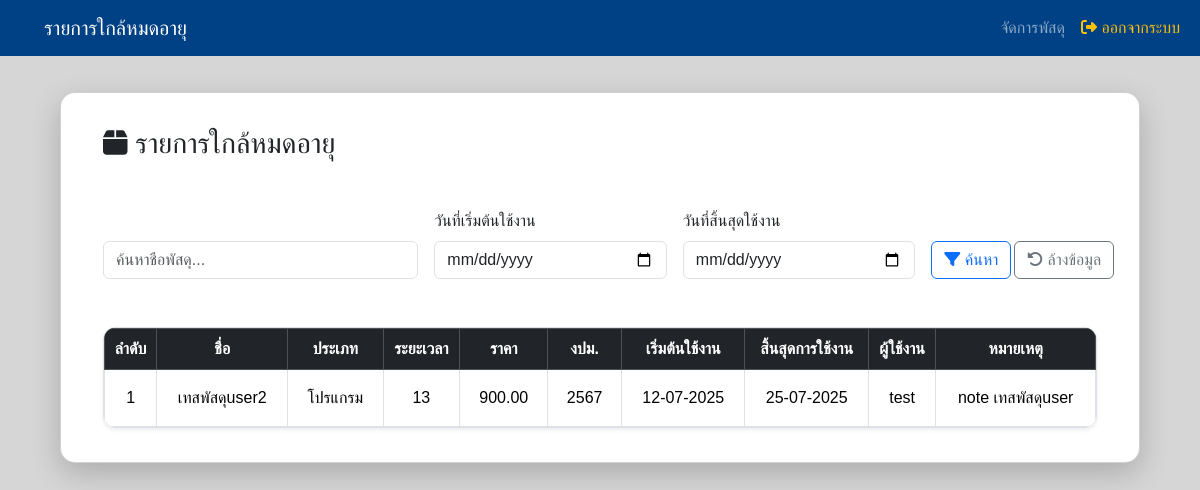
The page /expiring_result.php (signed in) on the database its author committed.
### tables this page shows
CREATE TABLE `parcels` (
  `id` int(11) NOT NULL,
  `item_name` varchar(255) NOT NULL,
  `category` varchar(100) NOT NULL,
  `usage_duration` int(11) NOT NULL,
  `price` decimal(10,2) NOT NULL,
  `budget_year` varchar(10) NOT NULL,
  `start_date` date DEFAULT NULL,
  `end_date` date DEFAULT NULL,
  `user_responsible` varchar(255) NOT NULL,
  `note` text DEFAULT NULL,
  `status` enum('pending','approved','rejected') NOT NULL DEFAULT 'approved',
  `created_at` timestamp NOT NULL DEFAULT current_timestamp(),
  `updated_at` timestamp NOT NULL DEFAULT current_timestamp() ON UPDATE current_timestamp()
);

### expiring_result.php (the view, shortened to what this page needs)
<?php
require_once 'db.php';
$today = date('Y-m-d');
$next3Days = date('Y-m-d', strtotime('+30 days'));
$sql = "SELECT * FROM parcels WHERE end_date BETWEEN '$today' AND '$next3Days'";
$sql .= " ORDER BY id DESC";
$result = $conn->query($sql);
?>
<!DOCTYPE html>
<html lang="th">
<head>
    <link href="https://cdn.jsdelivr.net/npm/bootstrap@5.3.2/dist/css/bootstrap.min.css" rel="stylesheet">
    <link href="https://cdnjs.cloudflare.com/ajax/libs/font-awesome/6.5.0/css/all.min.css" rel="stylesheet">
    <link href="https://cdn.jsdelivr.net/npm/select2@4.1.0-rc.0/dist/css/select2.min.css" rel="stylesheet" />
</head>
<body>
    <nav class="navbar navbar-expand-lg navbar-dark" style="background-color: #004085; padding-left: 2rem;">
        <div class="container-fluid">
            <a class="navbar-brand" href="expiring_result.php">รายการใกล้หมดอายุ</a>
            <div class="collapse navbar-collapse" id="navbarNav">
                <ul class="navbar-nav ms-auto">
                    <li class="nav-item">
                        <a class="nav-link" href="parcel_management.php">จัดการพัสดุ</a>
                    </li>
                    <li class="nav-item">
                        <a class="nav-link text-warning" href="logout.php">
                            <i class="fas fa-sign-out-alt"></i> ออกจากระบบ
                        </a>
                    </li>
                </ul>
            </div>
        </div>
    </nav>
    <div class="card">
        <div class="container py-1">
            <h3><i class="fa-solid fa-box"></i> รายการใกล้หมดอายุ</h3><br>
            <div class="row g-3 mb-4">
                <form method="GET" id="search-form" class="row g-3 align-items-end mb-4">
                    <div class="col-md-4">
                        <input type="text" name="search" id="search-input" class="form-control"
                            placeholder="ค้นหาชื่อพัสดุ..." value="<?= htmlspecialchars($_GET['search'] ?? '') ?>" />
                    </div>
                    <div class="col-md-3">
                        <label for="start-date" class="form-label">วันที่เริ่มต้นใช้งาน</label>
                        <input type="date" name="start_date" id="start-date" class="form-control"
                            value="<?= htmlspecialchars($_GET['start_date'] ?? '') ?>" />
                    </div>
                    <div class="col-md-3">
                        <label for="end-date" class="form-label">วันที่สิ้นสุดใช้งาน</label>
                        <input type="date" name="end_date" id="end-date" class="form-control"
                            value="<?= htmlspecialchars($_GET['end_date'] ?? '') ?>" />
                    </div>
                    <div class="col-md-1 d-grid" style="white-space: nowrap;">
                        <button type="submit" class="btn btn-outline-primary">
                            <i class="fa-solid fa-filter"></i> ค้นหา
                        </button>
                    </div>
                    <div class="col-md-1 d-grid" style="white-space: nowrap;">
                        <a href="expiring_result.php" class="btn btn-outline-secondary">
                            <i class="fa-solid fa-rotate-left"></i> ล้างข้อมูล
                        </a>
                    </div>
                </form>
            </div>
            <div class="table-responsive table-rounded shadow-sm">
                <table class="table table-bordered table-hover mb-0">
                    <thead class="table-dark">
                        <tr class="header-table">
                            <th>ลำดับ</th>
                            <th>ชื่อ</th>
                            <th>ประเภท</th>
                            <th>ระยะเวลา</th>
                            <th>ราคา</th>
                            <th>งปม.</th>
                            <th>เริ่มต้นใช้งาน</th>
                            <th>สิ้นสุดการใช้งาน</th>
                            <th>ผู้ใช้งาน</th>
                            <th>หมายเหตุ</th>
                        </tr>
                    </thead>
                    <tbody id="parcel-table-body">
                        <?php if ($result->num_rows > 0): ?>
                        <?php $i = 1; while($row = $result->fetch_assoc()): ?>
                        <tr class="text-center">
                            <td><?= $i++ ?></td>
                            <td class="text-left"><?= htmlspecialchars($row['item_name']) ?></td>
                            <td><?= htmlspecialchars($row['category']) ?></td>
                            <td><?= htmlspecialchars($row['usage_duration']) ?></td>
                            <td style="white-space: nowrap;"><?= htmlspecialchars($row['price']) ?></td>
                            <td style="white-space: nowrap;"><?= htmlspecialchars($row['budget_year']) ?></td>
                            <td style="white-space: nowrap;"><?= (new DateTime($row['start_date']))->format('d-m-Y') ?>
                            </td>
                            <td style="white-space: nowrap;"><?= (new DateTime($row['end_date']))->format('d-m-Y') ?>
                            </td>
                            <td style="white-space: nowrap;"><?= htmlspecialchars($row['user_responsible']) ?></td>
                            <td><?= htmlspecialchars($row['note']) ?: '-' ?></td>
                        </tr>
                        <?php endwhile; ?>
                        <?php endif; ?>
                    </tbody>
                </table>
            </div>
        </div>
    </div>
</body>
</html>

### expiring_result.php (style rules this page uses)
body { background-color: #d6d6d6; font-family: 'Prompt', sans-serif; }
.card { padding: 30px; border-radius: 15px; box-shadow: 0px 10px 30px rgba(0, 0, 0, 0.2); background: white; margin-top: 50px; margin: 3% 5%; background-color: #ffffff; }
.table-rounded { border-radius: 12px; border: 1px solid #dee2e6; }
.header-table { text-align: center; white-space: nowrap; }
.table td { padding: 16px; }

### rows shown on the page
parcels: item_name "เทสพัสดุuser2", category "โปรแกรม", usage_duration "13", price "900.00", budget_year "2567", start_date "12-07-2025", end_date "25-07-2025", user_responsible "test", note "note เทสพัสดุuser"
